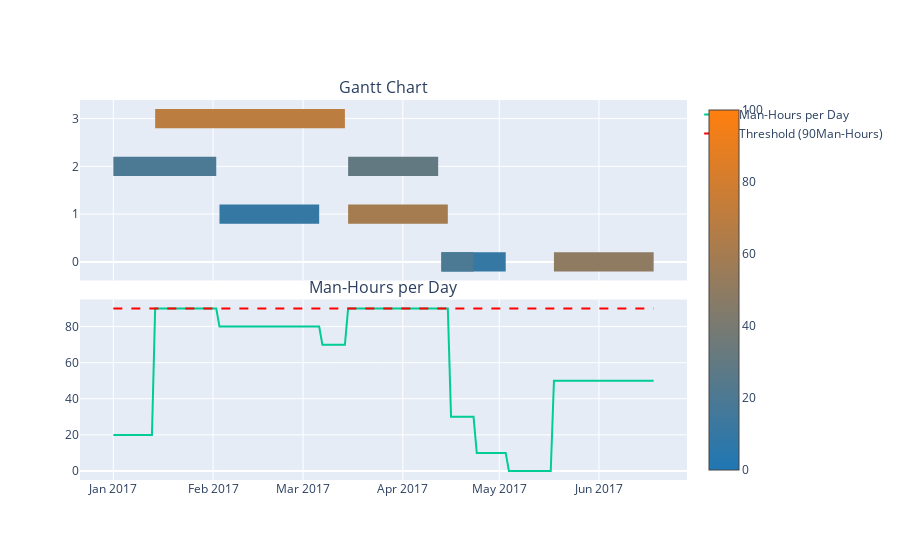

Here is the notebook cell this chart was saved with:
### Code cell
manHoursTreshold = 90
optimized_df = arrange_tasks_greedy(df, manHoursTreshold)
generate_gantt_with_man_hours(optimized_df, manHoursTreshold)

### Figure 1 — Plotly figure (JSON) as saved in the notebook; plotly's stock layout.template omitted (floating-point values rounded to 4 significant figures; data arrays with more than 128 entries replaced by an {"elided": "..."} marker saying what was removed)
{"data": [{"fill": "toself", "fillcolor": "rgb(143.0, 123.0, 97.0)", "hoverinfo": "name", "legendgroup": "rgb(143.0, 123.0, 97.0)", "mode": "none", "name": "50", "showlegend": false, "type": "scatter", "x": ["2017-05-18T00:00:00", "2017-06-18T00:00:00", "2017-06-18T00:00:00", "2017-05-18T00:00:00"], "xaxis": "x", "y": [-0.2, -0.2, 0.2, 0.2], "yaxis": "y"}, {"fill": "toself", "fillcolor": "rgb(165.4, 123.8, 80.4)", "hoverinfo": "name", "legendgroup": "rgb(165.4, 123.8, 80.4)", "mode": "none", "name": "60", "showlegend": false, "type": "scatter", "x": ["2017-03-15T00:00:00", "2017-04-15T00:00:00", "2017-04-15T00:00:00", "2017-03-15T00:00:00"], "xaxis": "x", "y": [0.8, 0.8, 1.2, 1.2], "yaxis": "y"}, {"fill": "toself", "fillcolor": "rgb(187.79999999999998, 124.6, 63.80000000000001)", "hoverinfo": "name", "legendgroup": "rgb(187.79999999999998, 124.6, 63.80000000000001)", "mode": "none", "name": "70", "showlegend": false, "type": "scatter", "x": ["2017-01-14T00:00:00", "2017-03-14T00:00:00", "2017-03-14T00:00:00", "2017-01-14T00:00:00"], "xaxis": "x", "y": [2.8, 2.8, 3.2, 3.2], "yaxis": "y"}, {"fill": "toself", "fillcolor": "rgb(53.400000000000006, 119.8, 163.4)", "hoverinfo": "name", "legendgroup": "rgb(53.400000000000006, 119.8, 163.4)", "mode": "none", "name": "10", "showlegend": false, "type": "scatter", "x": ["2017-02-03T00:00:00", "2017-03-06T00:00:00", "2017-03-06T00:00:00", "2017-02-03T00:00:00", "2017-02-03T00:00:00", "2017-04-13T00:00:00", "2017-05-03T00:00:00", "2017-05-03T00:00:00", "2017-04-13T00:00:00"], "xaxis": "x", "y": [0.8, 0.8, 1.2, 1.2, null, -0.2, -0.2, 0.2, 0.2], "yaxis": "y"}, {"fill": "toself", "fillcolor": "rgb(75.80000000000001, 120.6, 146.8)", "hoverinfo": "name", "legendgroup": "rgb(75.80000000000001, 120.6, 146.8)", "mode": "none", "name": "20", "showlegend": false, "type": "scatter", "x": ["2017-01-01T00:00:00", "2017-02-02T00:00:00", "2017-02-02T00:00:00", "2017-01-01T00:00:00", "2017-01-01T00:00:00", "2017-04-13T00:00:00", "2017-04-23T00:00:00", "2017-04-23T00:00:00", "2017-04-13T00:00:00"], "xaxis": "x", "y": [1.8, 1.8, 2.2, 2.2, null, -0.2, -0.2, 0.2, 0.2], "yaxis": "y"}, {"fill": "toself", "fillcolor": "rgb(98.2, 121.4, 130.2)", "hoverinfo": "name", "legendgroup": "rgb(98.2, 121.4, 130.2)", "mode": "none", "name": "30", "showlegend": false, "type": "scatter", "x": ["2017-03-15T00:00:00", "2017-04-12T00:00:00", "2017-04-12T00:00:00", "2017-03-15T00:00:00"], "xaxis": "x", "y": [1.8, 1.8, 2.2, 2.2], "yaxis": "y"}, {"legendgroup": "rgb(143.0, 123.0, 97.0)", "marker": {"color": "rgb(143.0, 123.0, 97.0)", "opacity": 0, "size": 1}, "mode": "markers", "name": "", "showlegend": false, "text": [null, null], "type": "scatter", "x": ["2017-05-18T00:00:00", "2017-06-18T00:00:00"], "xaxis": "x", "y": [0, 0], "yaxis": "y"}, {"legendgroup": "rgb(165.4, 123.8, 80.4)", "marker": {"color": "rgb(165.4, 123.8, 80.4)", "opacity": 0, "size": 1}, "mode": "markers", "name": "", "showlegend": false, "text": [null, null], "type": "scatter", "x": ["2017-03-15T00:00:00", "2017-04-15T00:00:00"], "xaxis": "x", "y": [1, 1], "yaxis": "y"}, {"legendgroup": "rgb(187.79999999999998, 124.6, 63.80000000000001)", "marker": {"cmax": 100, "cmin": 0, "color": "rgb(187.79999999999998, 124.6, 63.80000000000001)", "colorscale": [[0, "rgb(31.0, 119.0, 180.0)"], [1, "rgb(255.0, 127.0, 14.0)"]], "opacity": 0, "showscale": true, "size": 1}, "mode": "markers", "name": "", "showlegend": false, "text": [null, null], "type": "scatter", "x": ["2017-01-14T00:00:00", "2017-03-14T00:00:00"], "xaxis": "x", "y": [3, 3], "yaxis": "y"}, {"legendgroup": "rgb(53.400000000000006, 119.8, 163.4)", "marker": {"color": "rgb(53.400000000000006, 119.8, 163.4)", "opacity": 0, "size": 1}, "mode": "markers", "name": "", "showlegend": false, "text": [null, null, null, null], "type": "scatter", "x": ["2017-02-03T00:00:00", "2017-03-06T00:00:00", "2017-04-13T00:00:00", "2017-05-03T00:00:00"], "xaxis": "x", "y": [1, 1, 0, 0], "yaxis": "y"}, {"legendgroup": "rgb(75.80000000000001, 120.6, 146.8)", "marker": {"color": "rgb(75.80000000000001, 120.6, 146.8)", "opacity": 0, "size": 1}, "mode": "markers", "name": "", "showlegend": false, "text": [null, null, null, null], "type": "scatter", "x": ["2017-01-01T00:00:00", "2017-02-02T00:00:00", "2017-04-13T00:00:00", "2017-04-23T00:00:00"], "xaxis": "x", "y": [2, 2, 0, 0], "yaxis": "y"}, {"legendgroup": "rgb(98.2, 121.4, 130.2)", "marker": {"color": "rgb(98.2, 121.4, 130.2)", "opacity": 0, "size": 1}, "mode": "markers", "name": "", "showlegend": false, "text": [null, null], "type": "scatter", "x": ["2017-03-15T00:00:00", "2017-04-12T00:00:00"], "xaxis": "x", "y": [2, 2], "yaxis": "y"}, {"mode": "lines", "name": "Man-Hours per Day", "type": "scatter", "x": {"elided": "169 str values"}, "xaxis": "x2", "y": {"elided": "169 int values"}, "yaxis": "y2"}, {"line": {"color": "red", "dash": "dash"}, "mode": "lines", "name": "Threshold (90Man-Hours)", "type": "scatter", "x": {"elided": "169 str values"}, "xaxis": "x2", "y": {"elided": "169 int values"}, "yaxis": "y2"}], "layout": {"annotations": [{"font": {"size": 16}, "showarrow": false, "text": "Gantt Chart", "x": 0.5, "xanchor": "center", "xref": "paper", "y": 1, "yanchor": "bottom", "yref": "paper"}, {"font": {"size": 16}, "showarrow": false, "text": "Man-Hours per Day", "x": 0.5, "xanchor": "center", "xref": "paper", "y": 0.475, "yanchor": "bottom", "yref": "paper"}], "autosize": true, "xaxis": {"anchor": "y", "autorange": true, "domain": [0, 1], "matches": "x2", "range": ["2016-12-22 03:07:08.5221", "2017-06-27 20:52:51.4779"], "showticklabels": false, "type": "date"}, "xaxis2": {"anchor": "y2", "autorange": true, "domain": [0, 1], "range": ["2016-12-22 03:07:08.5221", "2017-06-27 20:52:51.4779"], "type": "date"}, "yaxis": {"anchor": "x", "autorange": true, "domain": [0.525, 1], "fixedrange": true, "range": [-0.3889, 3.389], "type": "linear"}, "yaxis2": {"anchor": "x2", "autorange": true, "domain": [0, 0.475], "range": [-5.0, 95], "type": "linear"}}}
